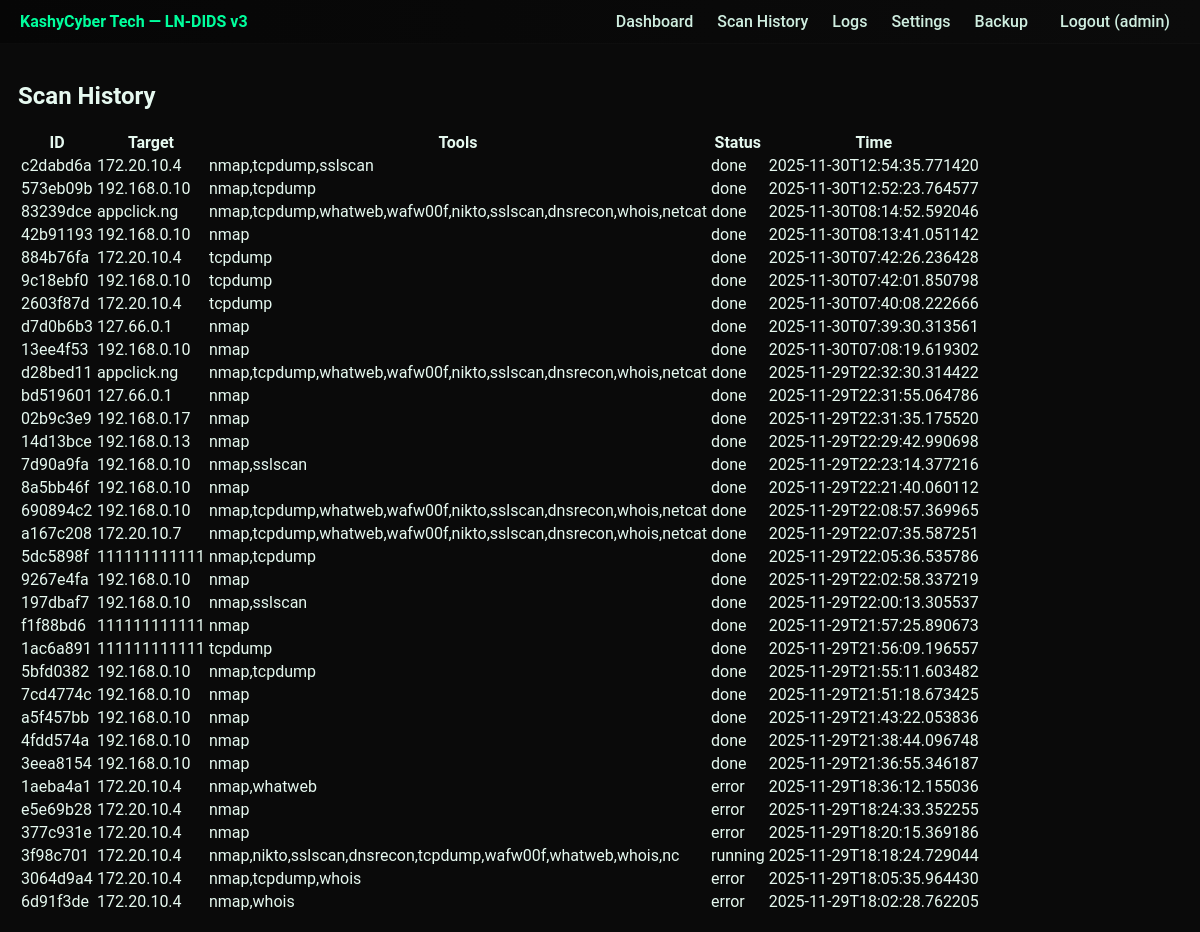
/scans (signed in), run on the app's committed database.
### tables this page shows
CREATE TABLE scans (
        id TEXT PRIMARY KEY,
        target TEXT,
        tools TEXT,
        status TEXT,
        created_at TEXT,
        report_path TEXT
    );

### app.py (the view)
@app.route("/scans")
def scans():
    if not logged_in(): return redirect(url_for("login"))
    return render_template("scans.html", scans=fetch_scans(200))

### app.py (called while the page is built)
def get_db():
    conn = sqlite3.connect(DB_PATH, check_same_thread=False)
    conn.row_factory = sqlite3.Row
    return conn

def fetch_scans(limit=50):
    db = get_db()
    cur = db.execute("SELECT * FROM scans ORDER BY created_at DESC LIMIT ?", (limit,))
    return cur.fetchall()

def logged_in():
    return "user" in session

### templates/scans.html
{% extends "base.html" %}
{% block content %}
<h2>Scan History</h2>
<table class="simple-table">
  <thead><tr><th>ID</th><th>Target</th><th>Tools</th><th>Status</th><th>Time</th></tr></thead>
  <tbody>
    {% for s in scans %}
    <tr>
      <td>{{ s['id'] }}</td>
      <td>{{ s['target'] }}</td>
      <td>{{ s['tools'] }}</td>
      <td>{{ s['status'] }}</td>
      <td>{{ s['created_at'] }}</td>
    </tr>
    {% else %}
    <tr><td colspan="5">No scans yet.</td></tr>
    {% endfor %}
  </tbody>
</table>
{% endblock %}

### templates/base.html (shortened to what this page needs)
<!DOCTYPE html>
<html lang="en">
<head>
    <link rel="stylesheet" href="{{ url_for('static', filename='css/style.css') }}">
</head>
<body class="dark">
    <header class="site-header">
        <div class="brand">KashyCyber Tech — LN-DIDS v3</div>
        <nav class="top-nav">
            <a href="{{ url_for('dashboard') }}">Dashboard</a>
            <a href="{{ url_for('scans') }}">Scan History</a>
            <a href="{{ url_for('logs') }}">Logs</a>
            <a href="{{ url_for('settings') }}">Settings</a>
            <a href="{{ url_for('backup') }}">Backup</a>
            {% if session.get('user') %}
                <a href="{{ url_for('logout') }}" class="right">Logout ({{ session.get('user') }})</a>
            {% endif %}
        </nav>
    </header>
    <main class="page-body">
        {% block content %}{% endblock %}
    </main>
</body>
</html>

### static/css/style.css (style rules this page uses)
:root { --bg:#0a0a0a; --panel:#0f0f0f; --accent:#00ff9d; --muted:#9aa0a6; --card-shadow: 0 6px 24px rgba(0,0,0,0.6); --radius:10px; }
* { box-sizing:border-box }
body { margin:0;font-family:Roboto,system-ui,-apple-system,Segoe UI,Arial;background:var(--bg);color:#e6f9f0 }
.site-header { display:flex;justify-content:space-between;align-items:center;padding:12px 20px;background:linear-gradient(90deg,#060606, #0b0b0b);border-bottom:1px solid rgba(255,255,255,0.02) }
.brand { color:var(--accent);font-weight:700 }
.top-nav a { color:#cfeee0;text-decoration:none;margin:0 10px;font-weight:500 }
.top-nav a.right { margin-left:18px }
.page-body { padding:18px }

### data on the page
scans: id "c2dabd6a", target "172.20.10.4", tools "nmap,tcpdump,sslscan", status "done", created_at "2025-11-30T12:54:35.771420"
scans: id "573eb09b", target "192.168.0.10", tools "nmap,tcpdump", status "done", created_at "2025-11-30T12:52:23.764577"
scans: id "83239dce", target "appclick.ng", tools "nmap,tcpdump,whatweb,wafw00f,nikto,sslscan,dnsrecon,whois,netcat", status "done", created_at "2025-11-30T08:14:52.592046"
scans: id "42b91193", target "192.168.0.10", tools "nmap", status "done", created_at "2025-11-30T08:13:41.051142"
scans: id "884b76fa", target "172.20.10.4", tools "tcpdump", status "done", created_at "2025-11-30T07:42:26.236428"
scans: id "9c18ebf0", target "192.168.0.10", tools "tcpdump", status "done", created_at "2025-11-30T07:42:01.850798"
scans: id "2603f87d", target "172.20.10.4", tools "tcpdump", status "done", created_at "2025-11-30T07:40:08.222666"
scans: id "d7d0b6b3", target "127.66.0.1", tools "nmap", status "done", created_at "2025-11-30T07:39:30.313561"
scans: id "13ee4f53", target "192.168.0.10", tools "nmap", status "done", created_at "2025-11-30T07:08:19.619302"
scans: id "d28bed11", target "appclick.ng", tools "nmap,tcpdump,whatweb,wafw00f,nikto,sslscan,dnsrecon,whois,netcat", status "done", created_at "2025-11-29T22:32:30.314422"
scans: id "bd519601", target "127.66.0.1", tools "nmap", status "done", created_at "2025-11-29T22:31:55.064786"
scans: id "02b9c3e9", target "192.168.0.17", tools "nmap", status "done", created_at "2025-11-29T22:31:35.175520"
scans: id "14d13bce", target "192.168.0.13", tools "nmap", status "done", created_at "2025-11-29T22:29:42.990698"
scans: id "7d90a9fa", target "192.168.0.10", tools "nmap,sslscan", status "done", created_at "2025-11-29T22:23:14.377216"
scans: id "8a5bb46f", target "192.168.0.10", tools "nmap", status "done", created_at "2025-11-29T22:21:40.060112"
scans: id "690894c2", target "192.168.0.10", tools "nmap,tcpdump,whatweb,wafw00f,nikto,sslscan,dnsrecon,whois,netcat", status "done", created_at "2025-11-29T22:08:57.369965"
scans: id "a167c208", target "172.20.10.7", tools "nmap,tcpdump,whatweb,wafw00f,nikto,sslscan,dnsrecon,whois,netcat", status "done", created_at "2025-11-29T22:07:35.587251"
scans: id "5dc5898f", target "111111111111", tools "nmap,tcpdump", status "done", created_at "2025-11-29T22:05:36.535786"
scans: id "9267e4fa", target "192.168.0.10", tools "nmap", status "done", created_at "2025-11-29T22:02:58.337219"
scans: id "197dbaf7", target "192.168.0.10", tools "nmap,sslscan", status "done", created_at "2025-11-29T22:00:13.305537"
scans: id "f1f88bd6", target "111111111111", tools "nmap", status "done", created_at "2025-11-29T21:57:25.890673"
scans: id "1ac6a891", target "111111111111", tools "tcpdump", status "done", created_at "2025-11-29T21:56:09.196557"
scans: id "5bfd0382", target "192.168.0.10", tools "nmap,tcpdump", status "done", created_at "2025-11-29T21:55:11.603482"
scans: id "7cd4774c", target "192.168.0.10", tools "nmap", status "done", created_at "2025-11-29T21:51:18.673425"
scans: id "a5f457bb", target "192.168.0.10", tools "nmap", status "done", created_at "2025-11-29T21:43:22.053836"
scans: id "4fdd574a", target "192.168.0.10", tools "nmap", status "done", created_at "2025-11-29T21:38:44.096748"
scans: id "3eea8154", target "192.168.0.10", tools "nmap", status "done", created_at "2025-11-29T21:36:55.346187"
scans: id "1aeba4a1", target "172.20.10.4", tools "nmap,whatweb", status "error", created_at "2025-11-29T18:36:12.155036"
scans: id "e5e69b28", target "172.20.10.4", tools "nmap", status "error", created_at "2025-11-29T18:24:33.352255"
scans: id "377c931e", target "172.20.10.4", tools "nmap", status "error", created_at "2025-11-29T18:20:15.369186"
scans: id "3f98c701", target "172.20.10.4", tools "nmap,nikto,sslscan,dnsrecon,tcpdump,wafw00f,whatweb,whois,nc", status "running", created_at "2025-11-29T18:18:24.729044"
scans: id "3064d9a4", target "172.20.10.4", tools "nmap,tcpdump,whois", status "error", created_at "2025-11-29T18:05:35.964430"
scans: id "6d91f3de", target "172.20.10.4", tools "nmap,whois", status "error", created_at "2025-11-29T18:02:28.762205"

### other printed values
{{ session.get('user') }} "admin"
